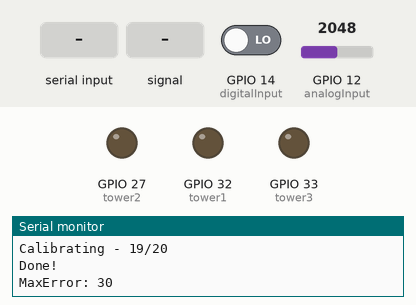
Recording of a sketch running on a simulated ESP32. On the bench: output pins drawn as LEDs (lit = HIGH), the last lines printed to the serial monitor. Inputs (shaded band) come from the test bench; at power-on: GPIO 12 (analogInput) = 2048, GPIO 14 (digitalInput) LOW.

Above: at 16.2 s.
16.3 s: "1" received over Serial
At 17.4 s:
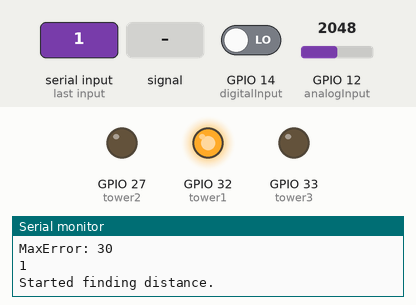
17.8 s: GPIO 12 (analogInput) fed a 200 Hz sine of ±327 counts around its level
Timing chart, 0 to 20.8 s (numbered marks = the images above; inputs shaded):
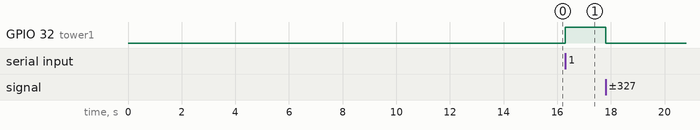

Measured:
- after the input at 16.3 s, GPIO 32 (tower1): LOW → HIGH at once

The sketch:

Trilateration.ino
```cpp
#define analogInput 12 // entrada analogica do microfone
#define digitalInput 14 // entrada digital do microfone
#define tower1 32
#define tower2 27
#define tower3 33

#define towerAmount 3
#define delayBetweenTowers 500
#define calibrateAmount 20
#define calibrateTimeout 500
#define meanError 30
#define distanceFindTries 10
#define distanceTriesTimeout 100
#define timeDivider 100000
#define timeout 0

//positions
//tower 1
#define x1 0.0
#define y1 0.0

//tower 2
#define x2 19.0
#define y2 0.0

//tower 3
#define x3 12.5
#define y3 10.0

//position calculation
#define A 2*(x1 - x2)
#define B 2*(y1 - y2)
#define C 2*(x2 - x3)
#define D 2*(y2 - y3)

int towers[] = {tower1, tower2, tower3};
int lastTowerNum = 0;
int mean = 0;
int currentSound = 0;
int maxError = 0;

bool timerRunning = false;


hw_timer_t* myTimer;

void IRAM_ATTR onTimer()
{
  timerStop(myTimer);
  digitalWrite(towers[lastTowerNum], LOW);
  Serial.println("Ended");
  timerRunning = false;
}


void setup() {
  Serial.begin(115200);

  pinMode(analogInput, INPUT);
  pinMode(digitalInput, INPUT);
  pinMode(tower1, OUTPUT);
  pinMode(tower2, OUTPUT);
  pinMode(tower3, OUTPUT);

  Serial.begin(115200);
  Serial.println("Starting...");
  delay(5000);
  calibrateMean();

  myTimer = timerBegin(0, 2, true);
  timerAttachInterrupt(myTimer, &onTimer, true);
  timerAlarmWrite(myTimer, 160000000, true);
  timerAlarmEnable(myTimer);
  timerStop(myTimer);

}

void loop() {

  if (Serial.available()) {
    char msg = Serial.read();
    Serial.println(msg);
    if(msg == '1') // tenta achar as 3 distancias
    {

      double distances[3];

      findThreeDistances(&distances[0]);
      for(int i = 0; i < 3; i++)
      {
        Serial.print("Torre ");
        Serial.print(i+1);
        Serial.print(": ");
        Serial.print(distances[i]);
        Serial.println(" cm");
      }

      double position[2];
      calculatePosition(&distances[0], &position[0]);

      Serial.println("Positions: ");
      Serial.print("X = ");
      Serial.println(position[0]);
      Serial.print("Y = ");
      Serial.println(position[1]);

    }else if(msg == '2')
    {
      Serial.println("Starting calibration in 2 secs");
      delay(2000);
      calibrateMean();
    }else Serial.println(" ");
  }

  if(digitalRead(digitalInput))
  {
    currentSound = analogRead(analogInput);
    hasSound(currentSound);
    /*Serial.print("hasSound:");                // para testar o microfone
    Serial.println(hasSound(currentSound));
    Serial.print("soundLevel:");
    Serial.println(currentSound);
    Serial.print("mean:");
    Serial.println(mean);
    Serial.print("Error:");
    Serial.println(maxError);*/

  }

  delay(timeout);
}

void findThreeDistances(double *distanceArray)// tenta achar as 3 distancias
{

  for(int i = 0; i < towerAmount; i++)
  {
    distanceArray[i] = 0;
    distanceArray[i] = findDistance(i);
    delay(delayBetweenTowers);
  }
}

void refreshMean(int entry) // média dinamica, só entra aqui se não detectar um som feito por buzzer, ou seja ruido
{
  mean += entry;
  mean /= 2;
}

void calibrateMean() // necessário de silencio extremo nessa parte
{                     //valores de maxError > 50 implicam q teve algum disturbio bem grande, recalibrar!
  currentSound = analogRead(analogInput);
  int pastSound = currentSound;
  maxError = 0;
  for(int i = 0; i < calibrateAmount; i++)
  {
    currentSound = analogRead(analogInput);
    if(abs(currentSound - pastSound) > maxError) maxError = abs(currentSound - pastSound);
    refreshMean(currentSound);
    Serial.print("Calibrating - ");
    Serial.print(i);
    Serial.print("/");
    Serial.println(calibrateAmount);
    delay(calibrateTimeout);
    pastSound = currentSound;
  }
  maxError += meanError;
  Serial.println("Done!");
  Serial.print("MaxError: ");
  Serial.println(maxError);
}

bool hasSound(int entry)
{
  if((entry > (mean + maxError)) || (entry < (mean - maxError))) return true;

  refreshMean(entry);
  return false;
}

double findDistance(int tower)
{
  uint64_t maxTime = 0;
  int tries = 0;
  Serial.println("Started finding distance.");
  uint64_t previousTime;

  lastTowerNum = tower;
  for(int i = 0; i < distanceFindTries; i++)
  {
    timerWrite(myTimer, 0);
    timerAlarmEnable(myTimer);
    timerRunning = true;

    digitalWrite(towers[tower], HIGH);
    //while(!SerialBT.available());
    timerStart(myTimer);

    while(!hasSound(analogRead(analogInput)) && timerRunning);

    if(timerRunning)
    {
      uint64_t endTime = timerReadMicros(myTimer);
      timerStop(myTimer);
      timerAlarmDisable(myTimer);

      timerRunning = false;
      digitalWrite(towers[tower], LOW);
      Serial.print("Ended with time variation: ");
      Serial.println(endTime);
      if(endTime > maxTime) maxTime = endTime;
      if(i==0) previousTime = endTime;


      if((abs(((int)(previousTime - endTime))) > 2000))
      {
        i =0;
        maxTime = 0;
        tries++;
        Serial.println("Sus! -> reset");
        if(tries >= 3)
        {
          Serial.println("kek");
          return findDistanceMean(tower);
        }
      }

      previousTime = endTime;
    }else{

      Serial.println("TimeOut");
      i = 0;
      maxTime = 0;
    }
    delay(distanceTriesTimeout);
  }


  if(microTimeToDistanceInCM(maxTime) < 11)
  {
    return microTimeToDistanceInCM(maxTime);
    //return microTimeToDistanceInCM(2*maxTime);
  }else return findDistanceMean(tower);
}

double findDistanceMean(int tower)
{
  uint64_t avarageTime = 0;
  int amountOfTimes = 0;
  Serial.println("Started finding distance mean.");
  uint64_t previousTime;

  lastTowerNum = tower;
  for(int i = 0; i < 2*distanceFindTries; i++)
  {
    timerWrite(myTimer, 0);
    timerAlarmEnable(myTimer);
    timerRunning = true;

    digitalWrite(towers[tower], HIGH);
    //while(!SerialBT.available());
    timerStart(myTimer);

    while(!hasSound(analogRead(analogInput)) && timerRunning);

    if(timerRunning)
    {
      uint64_t endTime = timerReadMicros(myTimer);
      timerStop(myTimer);
      timerAlarmDisable(myTimer);

      timerRunning = false;
      digitalWrite(towers[tower], LOW);
      Serial.print("Ended with time variation: ");
      Serial.println(endTime);

      avarageTime += endTime;
      amountOfTimes ++;
      //if(endTime > maxTime) maxTime = endTime;
      if(i==0) previousTime = endTime;


      if((abs(((int)(previousTime - endTime))) > 5000))
      {
        i =0;
        avarageTime = 0;
        amountOfTimes = 0;

        Serial.println("Sus! -> reset");
      }

      previousTime = endTime;
    }else{

      Serial.println("TimeOut");
      i = 0;
      avarageTime = 0;
      amountOfTimes = 0;
    }
    delay(distanceTriesTimeout);
  }

  return microTimeToDistanceInCM(avarageTime/amountOfTimes);
  //return microTimeToDistanceInCM(2*avarageTime/amountOfTimes);
}

double microTimeToDistanceInCM(uint64_t timeVariation)
{
  return (timeVariation * 343.0)/timeDivider;
}

void calculatePosition(double* distances, double* positions)
{
  double g1 = (distances[1]*distances[1]) + (x1*x1) + (y1*y1) - (distances[0]*distances[0]) - (x2*x2) - (y2*y2);
  double g2 = (distances[2]*distances[2]) + (x2*x2) + (y2*y2) - (x3*x3) - (y3*y3) - (distances[1]*distances[1]);

  Serial.print("A = ");
  Serial.println(A);

  Serial.print("B = ");
  Serial.println(B);

  Serial.print("C = ");
  Serial.println(C);

  Serial.print("D = ");
  Serial.println(D);

  Serial.print("g1 = ");
  Serial.println(g1);

  Serial.print("g2 = ");
  Serial.println(g2);
  positions[1] = ((A*g2) - (C*g1))/((A*D) - (B*C));
  if(A != 0){
    positions[0] = g1 - (B*positions[1]);
    positions[0] /= A;
  }else
  {
    positions[0] = g2 - (D*positions[1]);
    positions[0] /= C;
  }
}
```
